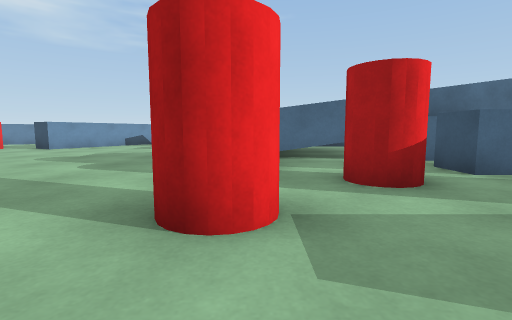
[1] (above)

24 first-person views from a walk through a 3-D level made in the Unity game engine. The camera is 0.68 m above the floor, tilts 6° down and sees 85° across. The floor is counted in squares, 1 m on a side. Each view is taken from the middle of a square. On the plan, view 1 faces up. The plan holds only what a view shows up to about 9 squares ahead; the rest is blank. The place goes on beyond the plan.

[2]
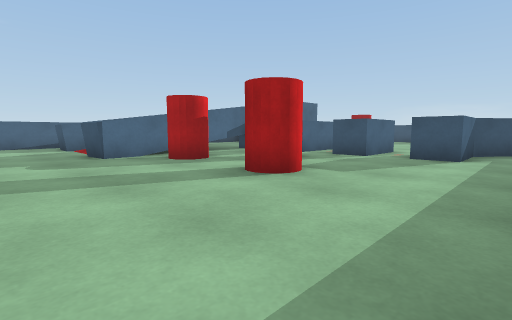

[3]
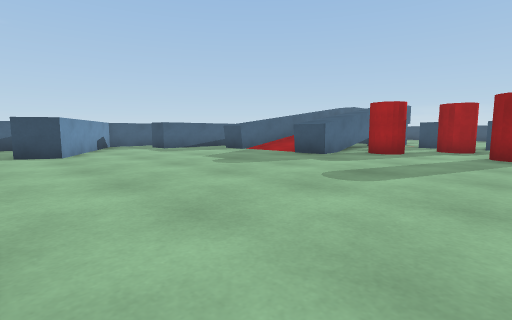

[4]
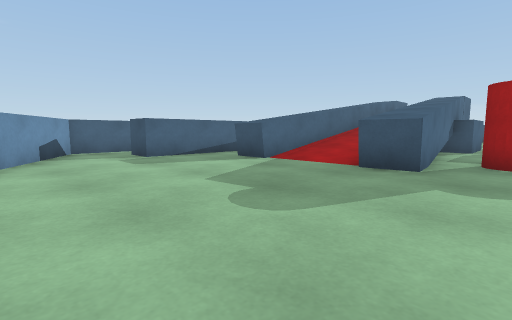

[5]
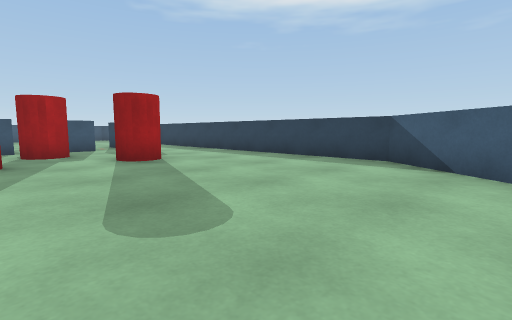

[6]
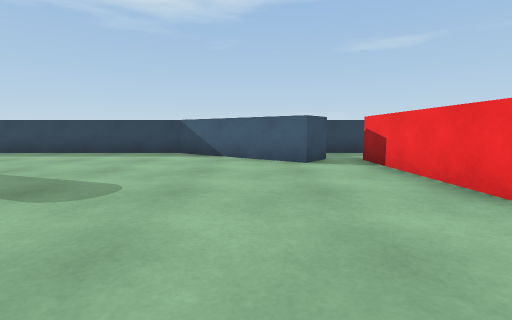

[7]
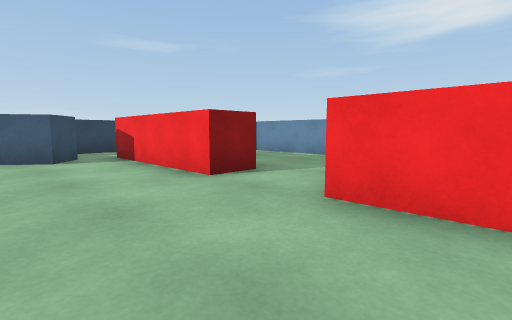

[8]
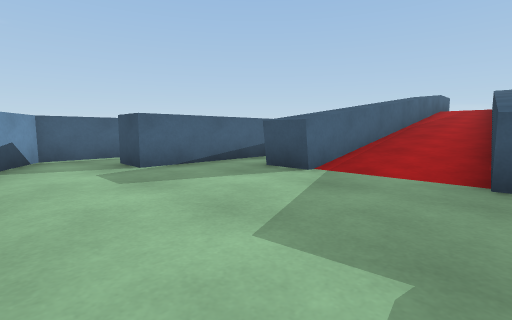

[9]
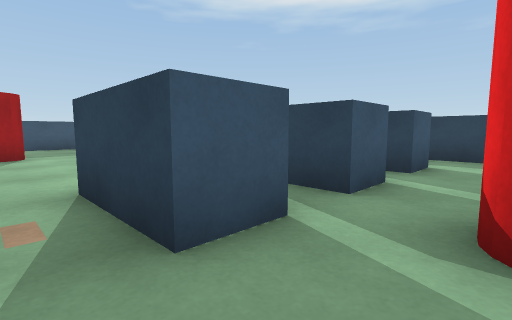

[10]
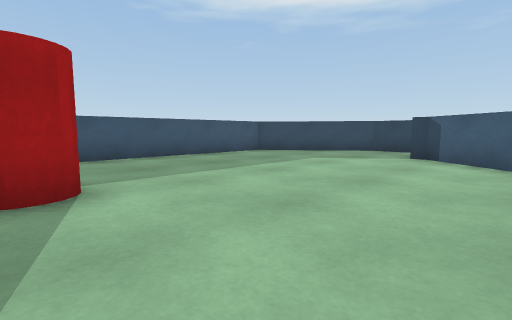

[11]
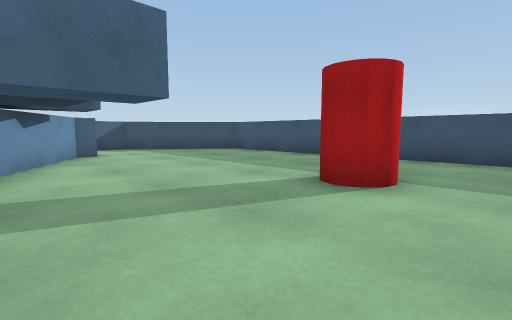

[12]
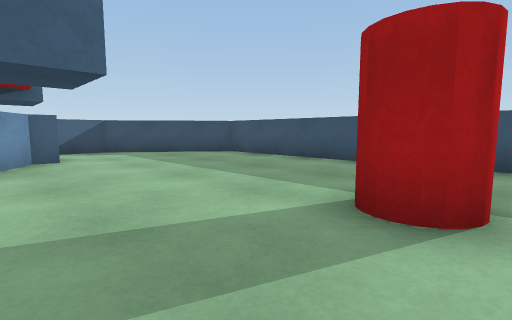

[13]
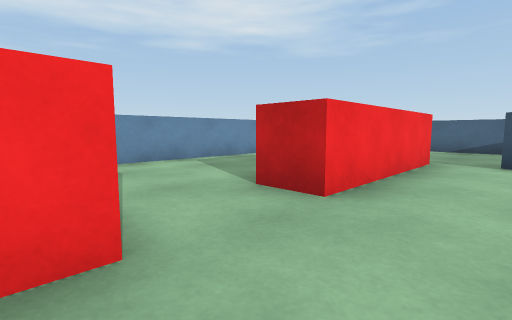

[14]
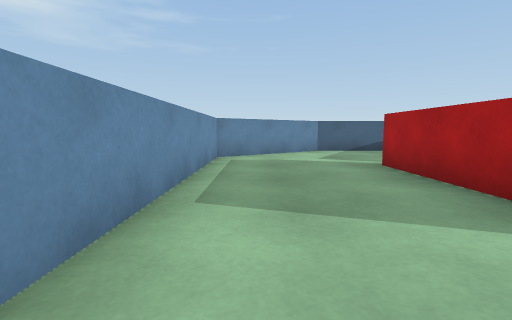

[15]
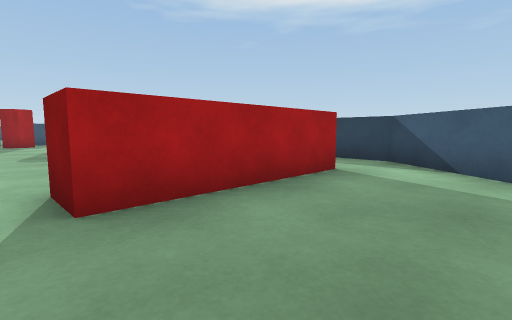

[16]
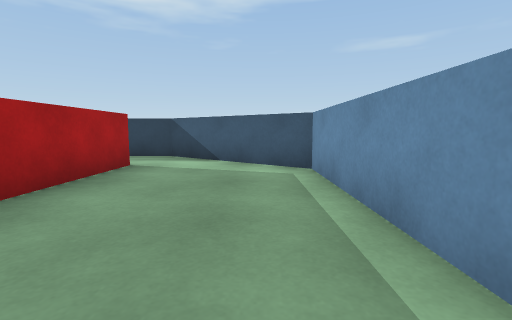

[17]
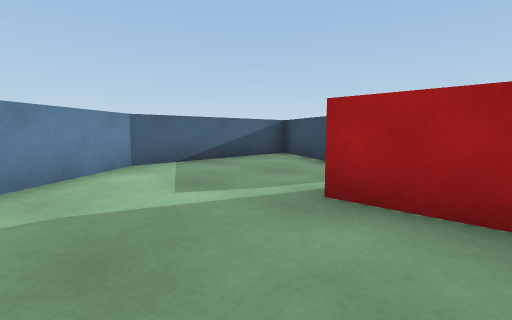

[18]
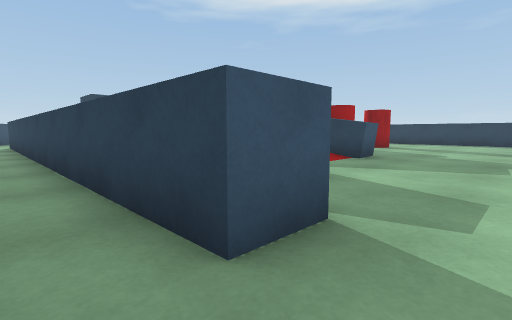

[19]
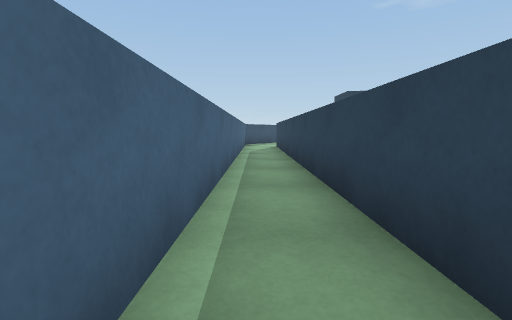

[20]
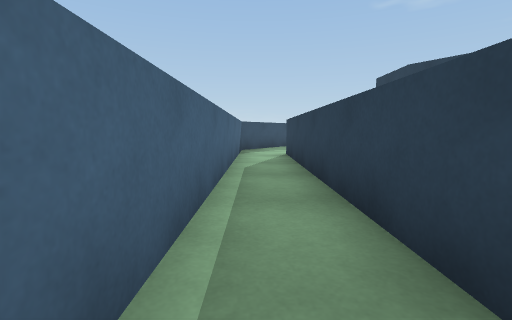

[21]
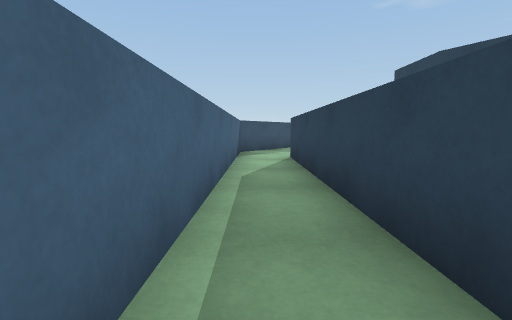

[22]
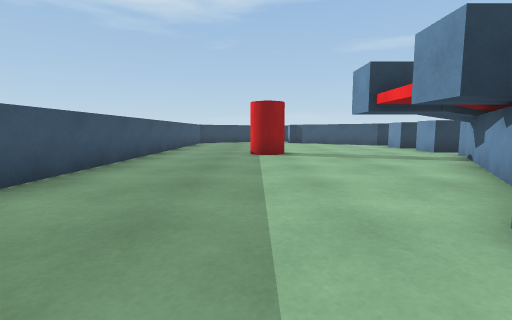

[23]
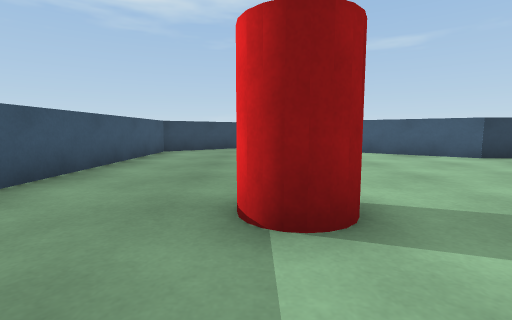

[24]
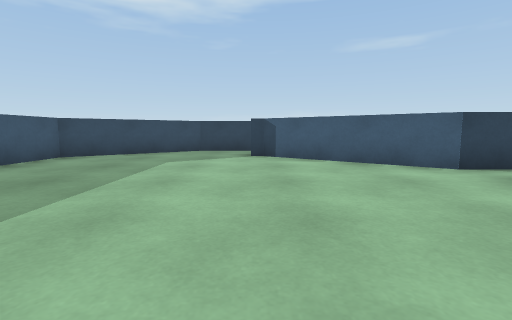

### Floor plan
Key: @ floor where view 1 was taken; # wall or solid block; . floor; / step, stairs or slope; = window, fence, low wall or low ledge; ^ raised ledge; B block; C red cylinder.
Columns run from 14 left of view 1 to 14 right of it. Each row starts with its distance up from view 1.
 15   #########################
 14  ##.....#.................##
 13 ##.....##..#############...##
 12 #......#...####       ##....#
 11 #.....##....##        #.....#
 10 #...#.......##^^^^^  B......#
  9 #...#......../////// /......#
  8 #...#........////^^^^=......#
  7 #...#.......##^###B##.......#
  6 #.......................CC..#
  5 #.............C...BB.....C..#
  4 #...#..........CC..  .......#
  3 #...#.........C...BB........#
  2 #...#........CC...BB........#
  1 #...#.#...........B##.......#
  0 ##....##......@...B###......#
 -1  ##^.. ###.......... ##.....#
 -2    ^##   ##########   ##...##
 -3                        ...##
 -4                         #

Positions as (right, up) in squares from view 1, and headings:
1: (0, 0), facing up
2: (-4, -1), facing up-right
3: (-9, 2), facing up-right
4: (-7, 5), facing up-right
5: (-7, 5), facing down-right
6: (-7, 7), facing down
7: (-7, 8), facing down-left
8: (-6, 7), facing up-right
9: (2, 6), facing down-right
10: (7, 6), facing down-right
11: (7, 4), facing up-right
12: (8, 5), facing up-right
13: (-8, 4), facing up-left
14: (-13, 5), facing up
15: (-13, 5), facing down-right
16: (-13, 6), facing down
17: (-13, 9), facing up-right
18: (-5, 14), facing down-right
19: (-3, 14), facing right
20: (1, 14), facing right
21: (2, 14), facing right
22: (11, 14), facing down
23: (11, 8), facing down
24: (9, 6), facing down
